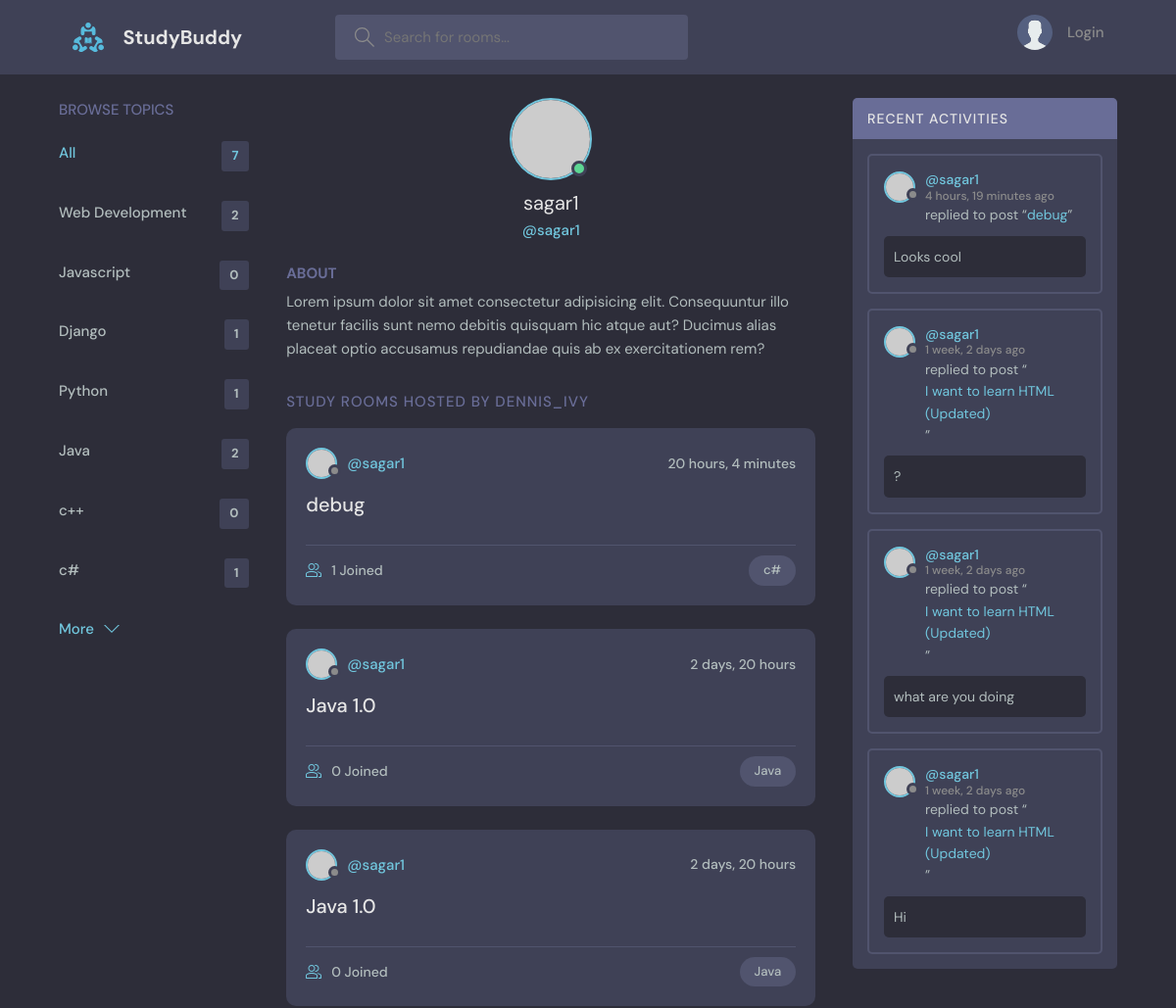
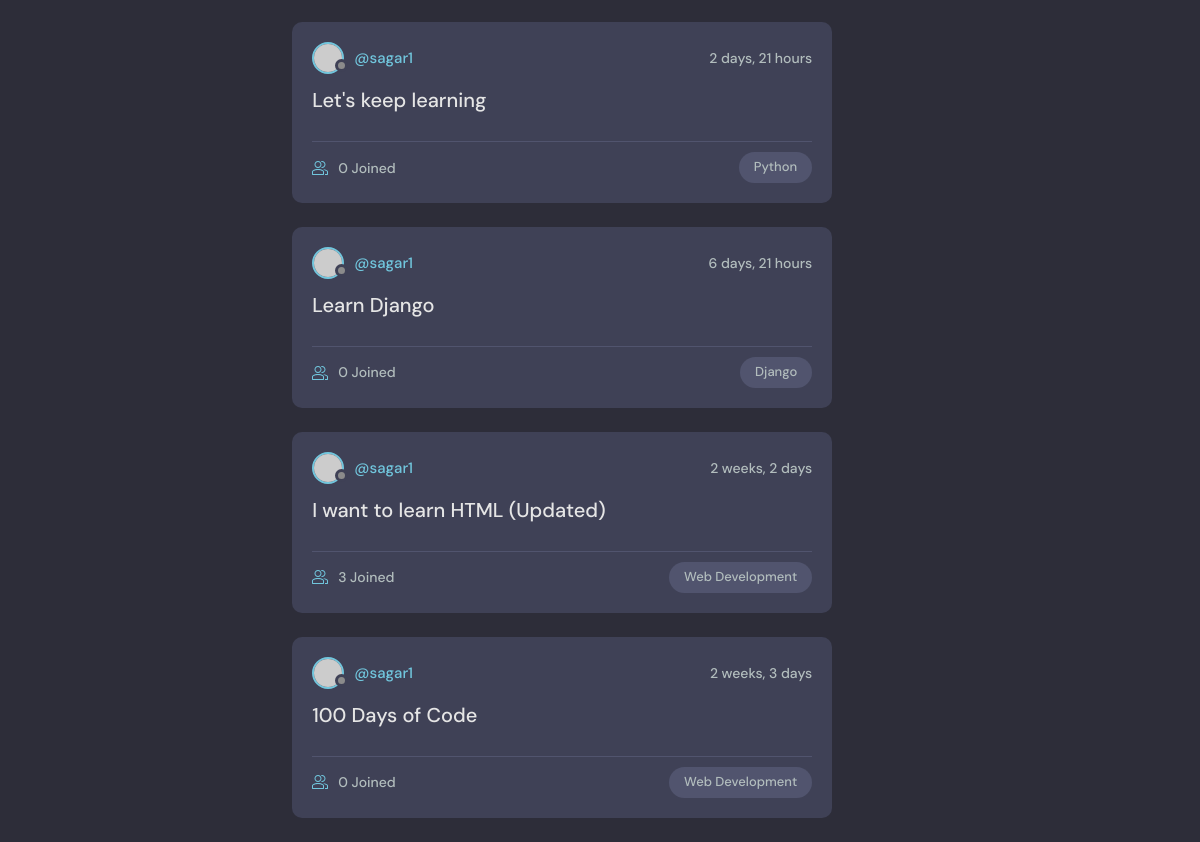
Page /profile/1/ on the committed database (2 pictures, top to bottom).
### base/models.py (models this page shows, shortened)
class Topic(models.Model):
    name = models.CharField(max_length=200)

class Room(models.Model):
    host = models.ForeignKey(User, on_delete=models.SET_NULL, null=True)
    topic = models.ForeignKey(Topic, on_delete=models.SET_NULL, null=True)
    name = models.CharField(max_length=200)
    description = models.TextField(null = True, blank = True)
    participants = models.ManyToManyField(User, related_name='participants', blank = True)
    updated = models.DateTimeField(auto_now=True)
    created = models.DateTimeField(auto_now_add=True)
    class Meta:
        ordering = ['-updated', '-created']
    def __str__(self):
        return self.name

class Message(models.Model):
    user = models.ForeignKey(User, on_delete=models.CASCADE)
    room = models.ForeignKey(Room, on_delete=models.CASCADE)
    body = models.TextField()
    updated = models.DateTimeField(auto_now=True)
    created = models.DateTimeField(auto_now_add=True)
    class Meta:
        ordering = ['-updated', '-created']

### base/views.py (the view)
# urls.py: path('profile/<str:pk>/', views.userProfile, name='user-profile'),
def userProfile(request, pk):
    user = User.objects.get(id=pk)
    rooms = user.room_set.all()
    room_message = user.message_set.all()
    topic = Topic.objects.all()
    context = {'user':user, 'rooms':rooms, 'room_messages':room_message, 'topic':topic}
    return render(request, 'base/profile.html', context)

### base/templates/base/profile.html (shortened to what this page needs)
{% extends 'main.html' %}
{% block content %}
  <main class="profile-page layout layout--3">
    <div class="container">
      {% include 'base/topic_components.html' %}
      <div class="roomList">
        <div class="profile">
          <div class="profile__avatar">
            <div class="avatar avatar--large active">
              <img src="https://randomuser.me/api/portraits/men/11.jpg" />
            </div>
          </div>
          <div class="profile__info">
            <h3>{{user.username}}</h3>
            <p>@{{user.username}}</p>
          </div>
          <div class="profile__about">
            <h3>About</h3>
            <p>
              Lorem ipsum dolor sit amet consectetur adipisicing elit. Consequuntur illo tenetur
              facilis sunt nemo debitis quisquam hic atque aut? Ducimus alias placeat optio
              accusamus repudiandae quis ab ex exercitationem rem?
            </p>
          </div>
        </div>
        <div class="roomList__header">
          <div>
            <h2>Study Rooms Hosted by dennis_ivy</a>
            </h2>
          </div>
        </div>
      {% include 'base/feed_component.html' %}
      </div>
      {% include 'base/activity_component.html' %}
    </div>
  </main>
{% endblock content %}

### Templates/main.html (shortened to what this page needs)
<!DOCTYPE html>
{% load static %}
<html lang="en">
  <head>
    <link rel="stylesheet" href="{% static 'styles/style.css' %}" />
  </head>
  <body>
    {% include 'navbar.html' %}
    {% block content %}
    {% endblock content %}
  </body>
</html>

### Templates/navbar.html (shortened to what this page needs)
{% load static %}
<header class="header header--loggedIn">
      <div class="container">
        <a href="{% url 'home' %}" class="header__logo">
          <img src="{% static 'images/logo.svg' %}" />
          <h1>StudyBuddy</h1>
        </a>
        <form class="header__search" method="GET" action="{% url 'home' %}">
          <label>
            <input placeholder="Search for rooms..." />
          </label>
        </form>
        <nav class="header__menu">
          {% if request.user.is_authenticated %}
          <div class="header__user">
            <a href="{% url 'update-user' %}">
              <div class="avatar avatar--medium active">
                <img src="https://randomuser.me/api/portraits/men/37.jpg" />
              </div>
              <p>{{request.user.username}} <span>@{{request.user.username}}</span></p>
            </a>
            <button class="dropdown-button">
              <svg version="1.1" xmlns="http://www.w3.org/2000/svg" width="32" height="32" viewBox="0 0 32 32">
                <title>chevron-down</title>
                <path d="M16 21l-13-13h-3l16 16 16-16h-3l-13 13z"></path>
              </svg>
            </button>
          </div>
          {% else %}
          <a href="{% url 'login' %}">
            <img src="{% static 'images/avatar.svg' %}" />
            <p>Login</p>
          </a>
          {% endif %}
        </nav>
      </div>
    </header>

### base/templates/base/topic_components.html
<div class="topics">
  <div class="topics__header">
    <h2>Browse Topics</h2>
  </div>
  <ul class="topics__list">
    <li>
      <a href="{% url 'home' %}" class="active">All <span>{{topic.count}}</span></a>
    </li>
      {% for topic in topic %}
    <li>
      <a href="{%url 'home' %}?q={{topic.name}}">{{topic.name}} <span>{{topic.room_set.all.count}}</span></a>
    </li>
      {% endfor %}
  </ul>
  <a class="btn btn--link" href="topics.html">
    More
    <svg version="1.1" xmlns="http://www.w3.org/2000/svg" width="32" height="32" viewBox="0 0 32 32">
      <title>chevron-down</title>
      <path d="M16 21l-13-13h-3l16 16 16-16h-3l-13 13z"></path>
    </svg>
  </a>
</div>

### base/templates/base/feed_component.html (shortened to what this page needs)
{% for room in rooms %}
<div class="roomListRoom">
        <div class="roomListRoom__header">
          <a href="{% url 'user-profile' room.host.id %}" class="roomListRoom__author">
            <div class="avatar avatar--small">
              <img src="https://randomuser.me/api/portraits/women/11.jpg" />
            </div>
            <span>@{{room.host.username}}</span>
          </a>
          <div class="roomListRoom__actions">
            <span>{{room.created|timesince}}</span>
          </div>
        </div>
        <div class="roomListRoom__content">
          <a href="{% url 'room' room.id %}">{{room.name}}</a>
        </div>
        <div class="roomListRoom__meta">
          <a href="{% url 'room' room.id %}" class="roomListRoom__joined">
            {{room.participants.all.count}} Joined
          </a>
          <p class="roomListRoom__topic">{{room.topic.name}}</p>
        </div>
      </div>
{% endfor %}

### base/templates/base/activity_component.html (shortened to what this page needs)
<div class="activities">
      <div class="activities__header">
        <h2>Recent Activities</h2>
      </div>
    {% for message in room_messages %}
      <div class="activities__box">
        <div class="activities__boxHeader roomListRoom__header">
          <a href="{% url 'user-profile' message.user.id %}" class="roomListRoom__author">
            <div class="avatar avatar--small">
              <img src="https://randomuser.me/api/portraits/women/11.jpg" />
            </div>
            <p>
              @{{message.user}}
              <span>{{message.created|timesince}} ago</span>
            </p>
          </a>
        </div>
        <div class="activities__boxContent">
          <p>replied to post “<a href="{% url 'room' message.room.id %}">{{message.room}}</a>”</p>
          <div class="activities__boxRoomContent">
          {{message.body}}
          </div>
        </div>
      </div>
    {% endfor %}
    </div>

### rows in the picture
Topic: name "Web Development", room_set.all.count "2"
Topic: name "Javascript", room_set.all.count "0"
Topic: name "Django", room_set.all.count "1"
Topic: name "Python", room_set.all.count "1"
Topic: name "Java", room_set.all.count "2"
Topic: name "c++", room_set.all.count "0"
Topic: name "c#", room_set.all.count "1"
Room: host.username "sagar1", created "20 hours, 4 minutes", name "debug", participants.all.count "1", topic.name "c#"
Room: host.username "sagar1", created "2 days, 20 hours", name "Java 1.0", participants.all.count "0", topic.name "Java"
Room: host.username "sagar1", created "2 days, 20 hours", name "Java 1.0", participants.all.count "0", topic.name "Java"
Room: host.username "sagar1", created "2 days, 21 hours", name "Let's keep learning", participants.all.count "0", topic.name "Python"
Room: host.username "sagar1", created "6 days, 21 hours", name "Learn Django", participants.all.count "0", topic.name "Django"
Room: host.username "sagar1", created "2 weeks, 2 days", name "I want to learn HTML (Updated)", participants.all.count "3", topic.name "Web Development"
Room: host.username "sagar1", created "2 weeks, 3 days", name "100 Days of Code", participants.all.count "0", topic.name "Web Development"
Message: user "sagar1", created "4 hours, 19 minutes", room "debug", body "Looks cool"
Message: user "sagar1", created "1 week, 2 days", room "I want to learn HTML (Updated)", body "?"
Message: user "sagar1", created "1 week, 2 days", room "I want to learn HTML (Updated)", body "what are you doing"
Message: user "sagar1", created "1 week, 2 days", room "I want to learn HTML (Updated)", body "Hi"

### other values in the picture
{{ topic.count }} "7"
{{ user.username }} "sagar1"
